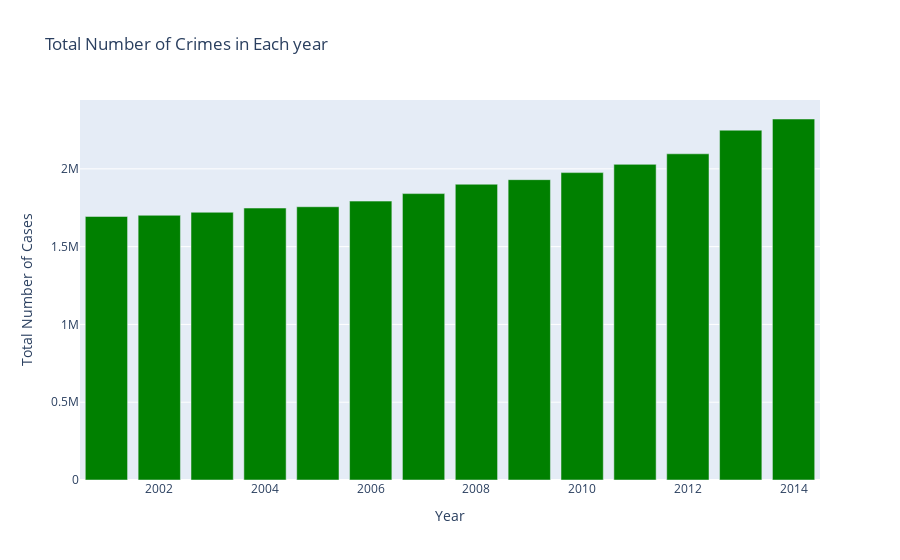

Here is the notebook cell this chart was saved with:
### Code cell
import plotly.express as px
fig = px.bar(pd.DataFrame( total_case_all_years.sum(axis=1),columns=['Total Number of Cases']), 
             x=pd.DataFrame( total_case_all_years.sum(axis=1)).index, 
             y='Total Number of Cases',title='Total Number of Crimes in Each year',color_discrete_sequence=['green'])
fig.show()

### Figure 1 — Plotly figure (JSON) as saved in the notebook; plotly's stock layout.template omitted (floating-point values rounded to 4 significant figures)
{"data": [{"alignmentgroup": "True", "hovertemplate": "Year=%{x}<br>Total Number of Cases=%{y}<extra></extra>", "legendgroup": "", "marker": {"color": "green", "pattern": {"shape": ""}}, "name": "", "offsetgroup": "", "orientation": "v", "showlegend": false, "textposition": "auto", "type": "bar", "x": [2001, 2002, 2003, 2004, 2005, 2006, 2007, 2008, 2009, 2010, 2011, 2012, 2013, 2014], "xaxis": "x", "y": [1693938, 1701510, 1720820, 1747968, 1756413, 1792622, 1840921, 1901186, 1930477, 1975736, 2028825, 2096670, 2248429, 2320414], "yaxis": "y"}], "layout": {"barmode": "relative", "legend": {"tracegroupgap": 0}, "title": {"text": "Total Number of Crimes in Each year"}, "xaxis": {"anchor": "y", "domain": [0, 1], "title": {"text": "Year"}}, "yaxis": {"anchor": "x", "domain": [0, 1], "title": {"text": "Total Number of Cases"}}}}
